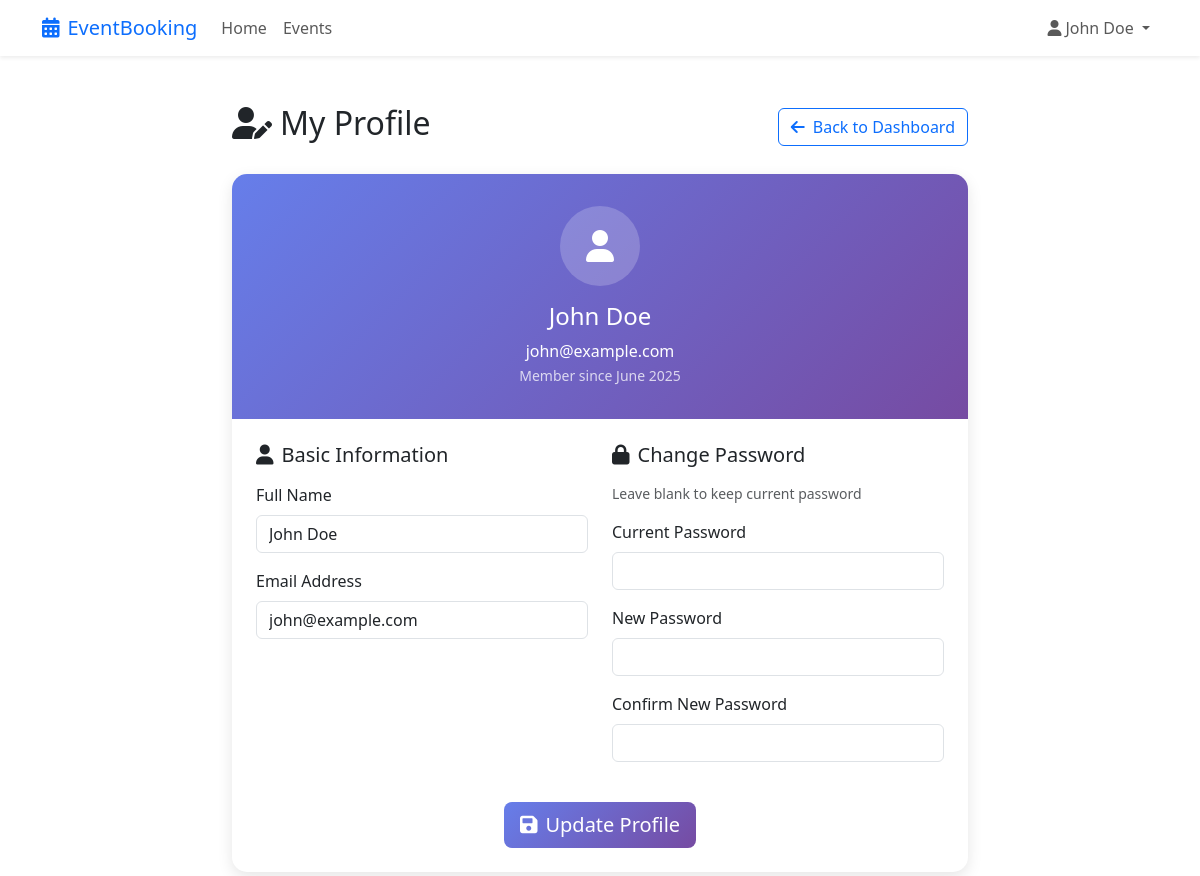
The app's page /user/profile.php (signed in) with its own data.
### tables this page shows
CREATE TABLE users (
    id INT AUTO_INCREMENT PRIMARY KEY,
    name VARCHAR(100) NOT NULL,
    email VARCHAR(100) UNIQUE NOT NULL,
    password VARCHAR(255) NOT NULL,
    role ENUM('user', 'admin') DEFAULT 'user',
    created_at TIMESTAMP DEFAULT CURRENT_TIMESTAMP,
    updated_at TIMESTAMP DEFAULT CURRENT_TIMESTAMP ON UPDATE CURRENT_TIMESTAMP
);

### includes/db.php (called while the page is built, shortened)
<?php
try {
    $dsn = "mysql:host=" . DB_HOST . ";port=" . DB_PORT . ";dbname=" . DB_NAME . ";charset=utf8mb4";
    $pdo = new PDO(
        $dsn,
        DB_USER,
        DB_PASS,
        [
            PDO::ATTR_ERRMODE => PDO::ERRMODE_EXCEPTION,
            PDO::ATTR_DEFAULT_FETCH_MODE => PDO::FETCH_ASSOC,
            PDO::ATTR_EMULATE_PREPARES => false,
            PDO::MYSQL_ATTR_SSL_VERIFY_SERVER_CERT => false,
        ]
    );
} catch (PDOException $e) {
    die("Database connection failed: " . $e->getMessage());
}
function executeQuery($sql, $params = []) {
    global $pdo;
    try {
        $stmt = $pdo->prepare($sql);
        $stmt->execute($params);
        return $stmt;
    } catch (PDOException $e) {
        error_log("Database query error: " . $e->getMessage());
        return false;
    }
}
function fetchOne($sql, $params = []) {
    $stmt = executeQuery($sql, $params);
    return $stmt ? $stmt->fetch() : false;
}
function getCurrentUserId() {
    return $_SESSION['user_id'] ?? null;
}
?>

### user/profile.php (the view, shortened to what this page needs)
<?php
require_once '../includes/db.php';
$user_id = getCurrentUserId();
$user = fetchOne("SELECT * FROM users WHERE id = ?", [$user_id]);
?>
<!DOCTYPE html>
<html lang="en">
<head>
    <link href="https://cdn.jsdelivr.net/npm/bootstrap@5.3.0/dist/css/bootstrap.min.css" rel="stylesheet">
    <link href="https://cdnjs.cloudflare.com/ajax/libs/font-awesome/6.0.0/css/all.min.css" rel="stylesheet">
</head>
<body>
    <nav class="navbar navbar-expand-lg navbar-light bg-white shadow-sm">
        <div class="container">
            <a class="navbar-brand text-primary" href="../index.php">
                <i class="fas fa-calendar-alt me-2"></i>EventBooking
            </a>
            <div class="collapse navbar-collapse" id="navbarNav">
                <ul class="navbar-nav me-auto">
                    <li class="nav-item">
                        <a class="nav-link" href="../index.php">Home</a>
                    </li>
                    <li class="nav-item">
                        <a class="nav-link" href="../events/list.php">Events</a>
                    </li>
                </ul>
                <ul class="navbar-nav">
                    <li class="nav-item dropdown">
                        <a class="nav-link dropdown-toggle" href="#" id="navbarDropdown" role="button" data-bs-toggle="dropdown">
                            <i class="fas fa-user me-1"></i><?php echo $_SESSION['user_name']; ?>
                        </a>
                    </li>
                </ul>
            </div>
        </div>
    </nav>
    <section class="py-5">
        <div class="container">
            <div class="row justify-content-center">
                <div class="col-lg-8">
                    <div class="d-flex justify-content-between align-items-center mb-4">
                        <h2><i class="fas fa-user-edit me-2"></i>My Profile</h2>
                        <a href="dashboard.php" class="btn btn-outline-primary">
                            <i class="fas fa-arrow-left me-2"></i>Back to Dashboard
                        </a>
                    </div>
                    <div class="profile-card">
                        <div class="profile-header">
                            <div class="profile-avatar">
                                <i class="fas fa-user"></i>
                            </div>
                            <h4><?php echo htmlspecialchars($user['name']); ?></h4>
                            <p class="mb-0"><?php echo htmlspecialchars($user['email']); ?></p>
                            <small class="opacity-75">Member since <?php echo date('F Y', strtotime($user['created_at'])); ?></small>
                        </div>
                        <div class="card-body p-4">
                            <form method="POST" action="">
                                <div class="row">
                                    <div class="col-md-6">
                                        <h5 class="mb-3"><i class="fas fa-user me-2"></i>Basic Information</h5>
                                        <div class="mb-3">
                                            <label for="name" class="form-label">Full Name</label>
                                            <input type="text" class="form-control" id="name" name="name"
                                                   value="<?php echo htmlspecialchars($user['name']); ?>" required>
                                        </div>
                                        <div class="mb-3">
                                            <label for="email" class="form-label">Email Address</label>
                                            <input type="email" class="form-control" id="email" name="email"
                                                   value="<?php echo htmlspecialchars($user['email']); ?>" required>
                                        </div>
                                    </div>
                                    <div class="col-md-6">
                                        <h5 class="mb-3"><i class="fas fa-lock me-2"></i>Change Password</h5>
                                        <p class="text-muted small mb-3">Leave blank to keep current password</p>
                                        <div class="mb-3">
                                            <label for="current_password" class="form-label">Current Password</label>
                                            <input type="password" class="form-control" id="current_password" name="current_password">
                                        </div>
                                        <div class="mb-3">
                                            <label for="new_password" class="form-label">New Password</label>
                                            <input type="password" class="form-control" id="new_password" name="new_password" minlength="6">
                                        </div>
                                        <div class="mb-3">
                                            <label for="confirm_password" class="form-label">Confirm New Password</label>
                                            <input type="password" class="form-control" id="confirm_password" name="confirm_password">
                                        </div>
                                    </div>
                                </div>
                                <div class="text-center mt-4">
                                    <button type="submit" class="btn btn-primary btn-lg">
                                        <i class="fas fa-save me-2"></i>Update Profile
                                    </button>
                                </div>
                            </form>
                        </div>
                    </div>
                </div>
            </div>
        </div>
    </section>
</body>
</html>

### user/profile.php (style rules this page uses)
.btn-primary { background: linear-gradient(135deg, #667eea 0%, #764ba2 100%); border: none; }
.profile-card { border: none; border-radius: 15px; box-shadow: 0 5px 15px rgba(0, 0, 0, 0.1); }
.profile-header { background: linear-gradient(135deg, #667eea 0%, #764ba2 100%); color: white; border-radius: 15px 15px 0 0; padding: 2rem; text-align: center; }
.profile-avatar { width: 80px; height: 80px; background: rgba(255, 255, 255, 0.2); border-radius: 50%; display: flex; align-items: center; justify-content: center; margin: 0 auto 1rem; font-size: 2rem; }

### records on screen
users: name "John Doe", email "john@example.com", created_at "June 2025"

### other values on screen
$_SESSION['user_name'] "John Doe"
